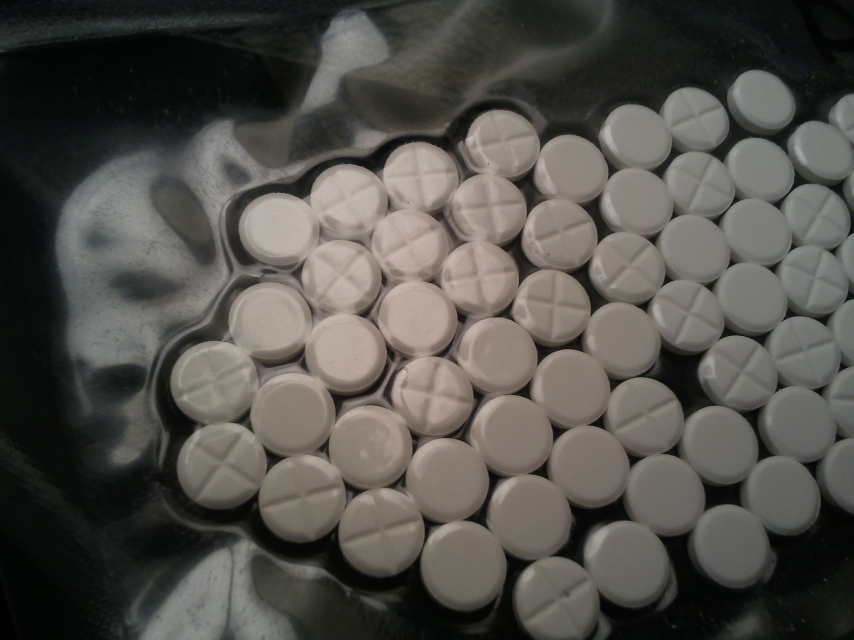
#> input picture M3.A2 - Objects in images/imagenpildoras.jpg, 2560 x 1920 px (shown at 1/3 size)
$ python A01612851_M3A2.py   (older library calls are emulated)
#> lines starting #> are read from the running program, lines starting #| are printed output that depends on the picture; after the words box and inside, x2 and y2 are one past the last pixel; in counts of white or black regions, pixels touching at a corner belong together
import cv2
import numpy as np
import matplotlib.pyplot as plt
import matplotlib.patches as mpatches
import sys
import os

np.random.seed(42)

IMG_PATH = "imagenpildoras.jpg"

SCRIPT_DIR = os.path.dirname(os.path.abspath(__file__))

DEFAULT_PARAMS = dict(
    binary_thresh    = 80,
    bh_thresh        = 0.15,
    ratio_min_thresh = 0.10,
    std_thresh       = 6.0,
    fill_thresh      = 0.93,
    lcs_thresh       = 0.30,
    hough_param2     = 22,
    hough_min_dist   = 130,
)

FIXED     = 64
BW_FRAC   = 0.10
WING_FRAC = 0.30

_candidates = [
    IMG_PATH,
    os.path.join(SCRIPT_DIR, IMG_PATH),
]
full_img = None
for _p in _candidates:
    full_img = cv2.imread(_p)
#> full_img is the input picture: shape (1920, 2560, 3); mean B, G, R 75.6, 80.5, 82.8
    if full_img is not None:
        break

if full_img is None:
    sys.exit(f"[ERROR] No se encontró la imagen.")

img_h, img_w = full_img.shape[:2]
#> img_h = 1920; img_w = 2560

img_bgr = full_img
img_rgb = cv2.cvtColor(img_bgr, cv2.COLOR_BGR2RGB)
gray    = cv2.cvtColor(img_bgr, cv2.COLOR_BGR2GRAY)

def run_pipeline(params):
    th    = int(params["binary_thresh"])
    p2    = int(params["hough_param2"])
    mdist = int(params["hough_min_dist"])

    blurred = cv2.GaussianBlur(gray, (9, 9), 2.0)
    _, binary = cv2.threshold(blurred, th, 255, cv2.THRESH_BINARY)
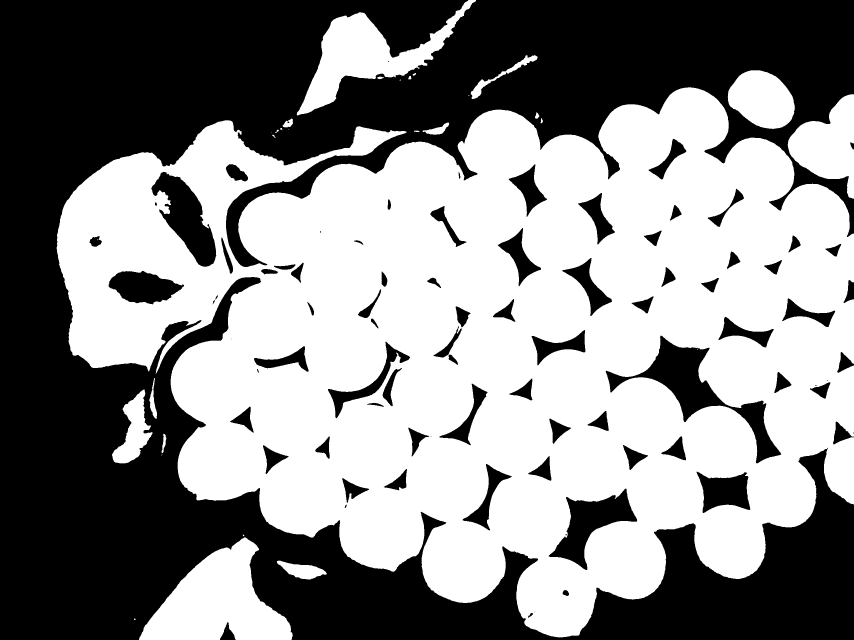
#> binary: shape (1920, 2560) (shown at 1/3 size); 53.9% white; 88 black regions (12 under 20 px), largest, box (x1, y1, x2, y2) and area: (0, 0, 2560, 1920) 2012586, (1817, 1007, 2344, 1390) 39884, (454, 516, 649, 800) 25173

    k_ell  = cv2.getStructuringElement(cv2.MORPH_ELLIPSE, (5, 5))
    closed = cv2.morphologyEx(binary, cv2.MORPH_CLOSE, k_ell, iterations=2)
#> closed: shape (1920, 2560); 54.1% white; 73 black regions, largest, box (x1, y1, x2, y2) and area: (0, 0, 2560, 1920) 1994194, (1908, 1009, 2176, 1264) 27551, (455, 516, 648, 800) 24846
    opened = cv2.morphologyEx(closed,  cv2.MORPH_OPEN,  k_ell, iterations=1)
#> opened: shape (1920, 2560); 54.1% white; 71 black regions, largest, box (x1, y1, x2, y2) and area: (0, 0, 2560, 1920) 1994924, (1908, 1009, 2176, 1264) 27559, (455, 516, 648, 800) 24859

    sobel_h = cv2.Sobel(blurred, cv2.CV_64F, 0, 1, ksize=3)
    sobel_v = cv2.Sobel(blurred, cv2.CV_64F, 1, 0, ksize=3)
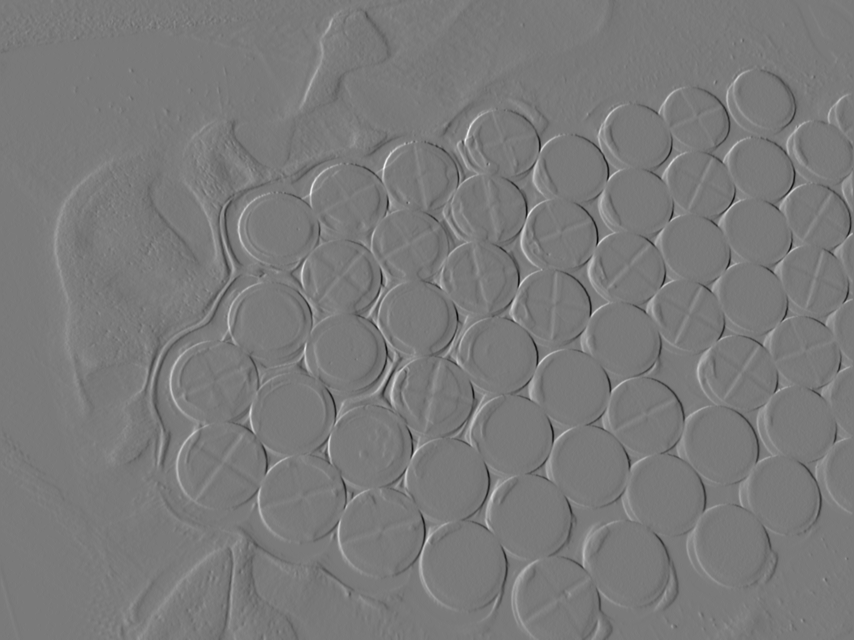
#> sobel_v: shape (1920, 2560) float64 (shown at 1/3 size); min -150, max 162, mean 0.2; drawn with min black and max white
    abs_h   = cv2.convertScaleAbs(sobel_h)
    abs_v   = cv2.convertScaleAbs(sobel_v)
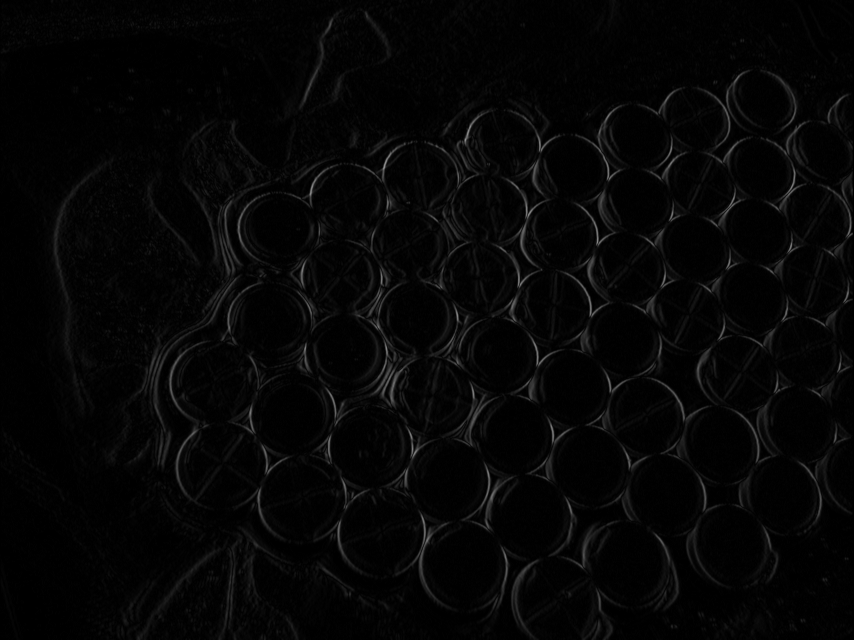
#> abs_v: shape (1920, 2560) (shown at 1/3 size); min 0, max 162, mean 5.6

    raw = cv2.HoughCircles(
        blurred, cv2.HOUGH_GRADIENT,
        dp=1.2, minDist=mdist,
        param1=60, param2=p2,
        minRadius=65, maxRadius=170,
    )
#> raw = 56 rows, first 8: [1111.8, 1339.8, 125.6], [809.4, 973.8, 128], [911.4, 1499.4, 135.7], [1338.6, 1443, 128.1], [1252.2, 959.4, 118.9], [659.4, 1399.8, 128.8], [1143, 1602.6, 128], [1489.8, 1071, 119]

    circles = np.empty((0, 3), int)
    if raw is not None:
        candidates = np.round(raw[0]).astype(int)
#> candidates = 56 rows, first 8: [1112, 1340, 126], [809, 974, 128], [911, 1499, 136], [1339, 1443, 128], [1252, 959, 119], [659, 1400, 129], [1143, 1603, 128], [1490, 1071, 119]
        valid = []
        for cx, cy, r in candidates:
            m = np.zeros(gray.shape, np.uint8)
            cv2.circle(m, (cx, cy), r, 255, -1)
            if cv2.mean(opened, mask=m)[0] / 255.0 >= 0.40:
                valid.append((cx, cy, r))
#> this loop made 56 passes
#> (cx, cy, r) on passes 1 to 12: (1112, 1340, 126), (809, 974, 128), (911, 1499, 136), (1339, 1443, 128), (1252, 959, 119), (659, 1400, 129), (1143, 1603, 128), (1490, 1071, 119), (634, 1148, 123), (1651, 932, 121), (1388, 1687, 125), (879, 1244, 126)
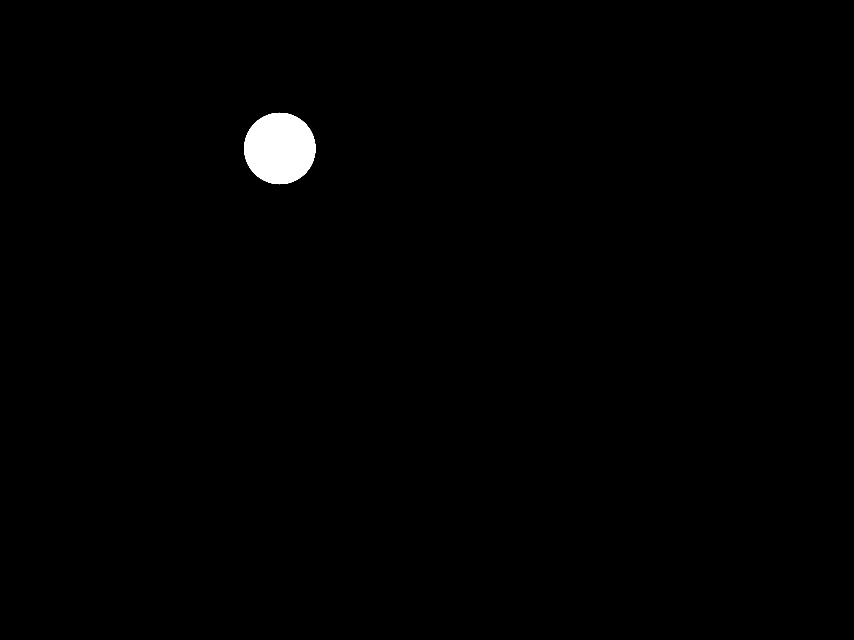
#> m: shape (1920, 2560) (shown at 1/3 size); 0.73% white; 1 white region, box (x1, y1, x2, y2) and area: (732, 338, 947, 553) 35953
#> after the loop, valid = 54 items, first 6: (1112, 1340, 126), (809, 974, 128), (911, 1499, 136), (1339, 1443, 128), (1252, 959, 119), (659, 1400, 129)
        circles = np.array(valid, int) if valid else np.empty((0, 3), int)
#> circles = 54 rows, first 8: [1112, 1340, 126], [809, 974, 128], [911, 1499, 136], [1339, 1443, 128], [1252, 959, 119], [659, 1400, 129], [1143, 1603, 128], [1490, 1071, 119]

    cross_mask = np.zeros(len(circles), bool)
    for i, (cx, cy, r) in enumerate(circles):
        cross_mask[i] = _has_cross(cx, cy, r, opened, params)
#> this loop made 54 passes
#> (cx, cy, r) on passes 4, 5, 8, 11, 12, 14, 18, 30, 31, 32, 33, 34: (1339, 1443, 128), (1252, 959, 119), (1490, 1071, 119), (1388, 1687, 125), (879, 1244, 126), (1583, 1547, 124), (1532, 1306, 122), (1664, 1789, 119), (1767, 1401, 127), (1257, 544, 120), (1705, 1155, 108), (2204, 1135, 128)
#> (cx, cy, r, pr in _has_cross, x0 in _has_cross, x1 in _has_cross, y0 in _has_cross, y1 in _has_cross) on passes 1, 3, 6, 7, 9, 10: (1112, 1340, 126, 98, 1014, 1211, 1242, 1439), (911, 1499, 136, 106, 805, 1018, 1393, 1606), (659, 1400, 129, 100, 559, 760, 1300, 1501), (1143, 1603, 128, 99, 1044, 1243, 1504, 1703), (634, 1148, 123, 95, 539, 730, 1053, 1244), (1651, 932, 121, 94, 1557, 1746, 838, 1027)
#> pass 1, in _has_cross, `roi = gray[y0:y1, x0:x1]`:
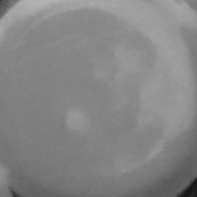
#> roi: shape (197, 197); min 21, max 178, mean 132.8
#> pass 1, in _has_cross, `bh   = cv2.morphologyEx(s, cv2.MORPH_BLACKHAT, k_sq)`:
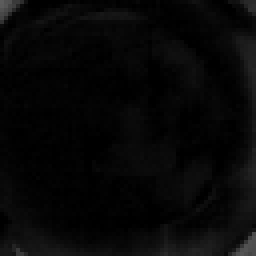
#> bh: shape (64, 64) (shown 4 times larger); min 0, max 92, mean 7.1
#> pass 1, in _has_cross, `roi_l = gray[y0l:y1l, x0l:x1l]`:
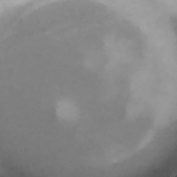
#> roi_l: shape (177, 177); min 84, max 170, mean 134.3

    debug = dict(binary=binary, cleaned=opened, sobel_h=abs_h, sobel_v=abs_v)
    return circles, cross_mask, debug

def _has_cross(cx, cy, r, cleaned, params):
    bh_t   = float(params["bh_thresh"])
    rm_t   = float(params["ratio_min_thresh"])
    std_t  = float(params["std_thresh"])
    fill_t = float(params["fill_thresh"])
    lcs_t  = float(params["lcs_thresh"])

    m60 = np.zeros(gray.shape, np.uint8)
    cv2.circle(m60, (cx, cy), int(r * 0.60), 255, -1)
    if cv2.mean(cleaned, mask=m60)[0] / 255.0 < fill_t:
        return False

    m70 = np.zeros(gray.shape, np.uint8)
    cv2.circle(m70, (cx, cy), int(r * 0.70), 255, -1)
    if float(gray[m70 == 255].std()) < std_t:
        return False

    pr  = int(r * 0.78)
    x0  = max(0, cx - pr);  x1 = min(gray.shape[1], cx + pr + 1)
    y0  = max(0, cy - pr);  y1 = min(gray.shape[0], cy + pr + 1)
    roi = gray[y0:y1, x0:x1]
    if roi.shape[0] < 6 or roi.shape[1] < 6:
        return False

    s   = cv2.resize(roi, (FIXED, FIXED))
    mid = FIXED // 2
    bw  = max(1, int(FIXED * BW_FRAC))
    wn  = int(FIXED * WING_FRAC)

    k_sq = cv2.getStructuringElement(cv2.MORPH_RECT, (FIXED // 4, FIXED // 4))
    bh   = cv2.morphologyEx(s, cv2.MORPH_BLACKHAT, k_sq)
    h_band   = bh[mid - bw : mid + bw + 1, :]
    v_band   = bh[:, mid - bw : mid + bw + 1]
    bh_score = (h_band.sum() + v_band.sum()) / (bh.sum() + 1)
    if bh_score < bh_t:
        return False

    h_prof = bh[mid - bw : mid + bw + 1, :].mean(axis=0)
    v_prof = bh[:, mid - bw : mid + bw + 1].mean(axis=1)
    hc = h_prof[mid - bw : mid + bw + 1].mean()
    hw = (h_prof[:wn].mean() + h_prof[-wn:].mean()) / 2.0
    hr = hc / (hw + 1e-5)
    vc = v_prof[mid - bw : mid + bw + 1].mean()
    vw = (v_prof[:wn].mean() + v_prof[-wn:].mean()) / 2.0
    vr = vc / (vw + 1e-5)
    if min(hr, vr) < rm_t:
        return False

    pr_local = int(r * 0.70)
    x0l = max(0, cx - pr_local);  x1l = min(gray.shape[1], cx + pr_local + 1)
    y0l = max(0, cy - pr_local);  y1l = min(gray.shape[0], cy + pr_local + 1)
    roi_l = gray[y0l:y1l, x0l:x1l]
    if roi_l.shape[0] < 6 or roi_l.shape[1] < 6:
        return False
    sl = cv2.resize(roi_l, (FIXED, FIXED))
    clahe = cv2.createCLAHE(clipLimit=2.0, tileGridSize=(8,8))
    sl = clahe.apply(sl)
    adapt = cv2.adaptiveThreshold(
        sl, 255, cv2.ADAPTIVE_THRESH_MEAN_C, cv2.THRESH_BINARY_INV,
        blockSize=15, C=4
    )
    k3 = np.ones((3, 3), np.uint8)
    adapt_clean = cv2.erode(adapt, k3, iterations=1)
    h_b = adapt_clean[mid - bw : mid + bw + 1, :]
    v_b = adapt_clean[:, mid - bw : mid + bw + 1]
    h_fill = float((h_b > 0).any(axis=1).mean())
    v_fill = float((v_b > 0).any(axis=0).mean())

    center = adapt_clean[
        mid - bw : mid + bw + 1,
        mid - bw : mid + bw + 1
    ]
    center_fill = np.mean(center > 0)

    if center_fill < 0.05:
        return False

    ys, xs = np.where(adapt_clean > 0)
    if len(xs) == 0:
        return False

    cx_feat = np.mean(xs)
    cy_feat = np.mean(ys)
    dist = np.sqrt((cx_feat - mid)**2 + (cy_feat - mid)**2)
    if dist > 5.25:
        return False
    return min(h_fill, v_fill) > lcs_t

BG, FG, ACC = "#12121f", "#e8e8f0", "#ff3c5a"

def _annotate(circles, cross_mask):
    out = img_rgb.copy()
    for i, (cx, cy, r) in enumerate(circles):
        if cross_mask[i]:
            cv2.circle(out, (cx, cy), 19, (255, 50, 50), -1)
#> this loop made 54 passes
    return out

def static_figure():
    circles, cross_mask, dbg = run_pipeline(DEFAULT_PARAMS)
    n_cross = int(cross_mask.sum())
    result_img = _annotate(circles, cross_mask)

    fig, axes = plt.subplots(2, 3, figsize=(18, 10))
    fig.patch.set_facecolor(BG)
    for ax in axes.flat:
        ax.set_facecolor("#1c1c30")
        for sp in ax.spines.values(): sp.set_edgecolor("#2a2a50")
        ax.tick_params(colors=FG)

    panels = [
        ("1. Original",                       img_rgb,        None),
        ("2. Binarización global",             dbg["binary"],  "gray"),
        ("3. Morfología (cierre + apertura)",  dbg["cleaned"], "gray"),
        ("4. Sobel Horizonral",               dbg["sobel_h"], "gray"),
        ("5. Sobel Vertical",                 dbg["sobel_v"], "gray"),
        (f"6. Resultado — Cruz: {n_cross}", result_img, None),
    ]
    for ax, (title, im, cmap) in zip(axes.flat, panels):
        ax.imshow(im, cmap=cmap)
        ax.set_title(title,
                     color=FG if "Resultado" not in title else ACC,
                     fontsize=10, fontfamily="monospace", fontweight="bold", pad=5)
        ax.axis("off")
#> this loop made 6 passes
#> (title, cmap) on passes 1 to 6: ('1. Original', None), ('2. Binarización global', 'gray'), ('3. Morfología (cierre + apertura)', 'gray'), ('4. Sobel Horizonral', 'gray'), ('5. Sobel Vertical', 'gray'), ('6. Resultado — Cruz: 24', None)

    fig.suptitle(
        f"Detección de Píldoras con Cruz (+)  ·  Con cruz: {n_cross}",
        color=ACC, fontsize=14, fontweight="bold", fontfamily="monospace", y=0.99,
    )
    p1 = mpatches.Patch(color=(1, .2, .22), label=f"Con cruz  ({n_cross})")
    fig.legend(handles=[p1], loc="lower center", ncol=1,
               facecolor="#1c1c30", labelcolor=FG, fontsize=11,
               framealpha=0.95, edgecolor=ACC)
    plt.tight_layout(rect=[0, 0.05, 1, 0.97])

    out_path = os.path.join(SCRIPT_DIR, "resultado_deteccion.png")
    plt.savefig(out_path, dpi=150, bbox_inches="tight", facecolor=fig.get_facecolor())
    print(f"Hay {n_cross} píldoras con cruz en la imagen.")
#| Hay 24 píldoras con cruz en la imagen.
    print()
    print(f"Resultado en {out_path}")
    plt.show()

if __name__ == "__main__":
    static_figure()
